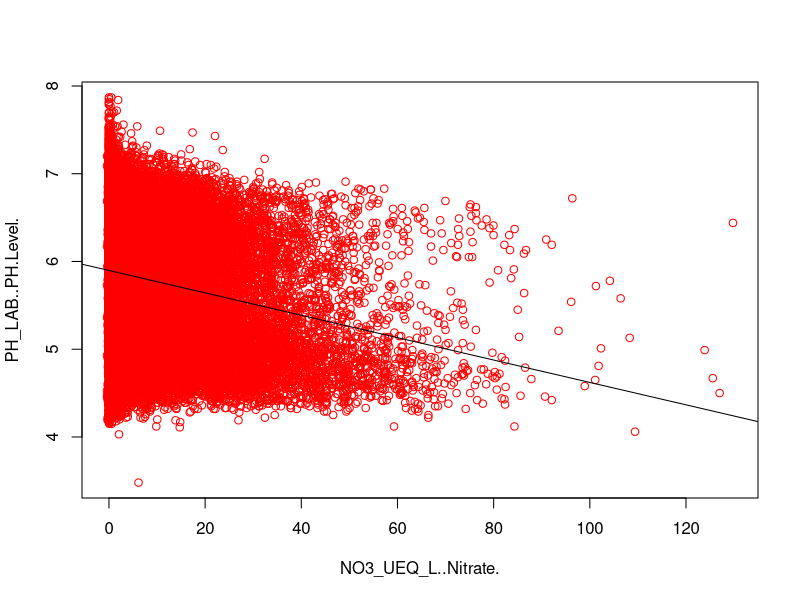
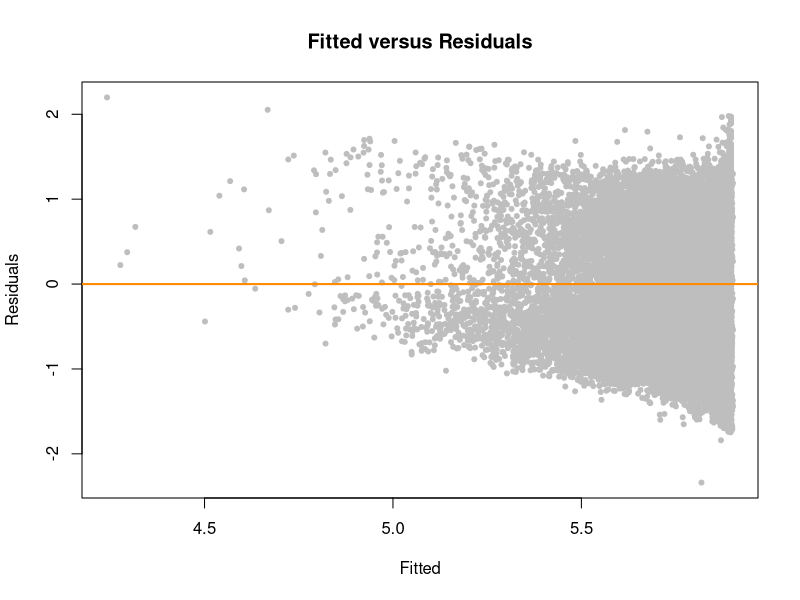
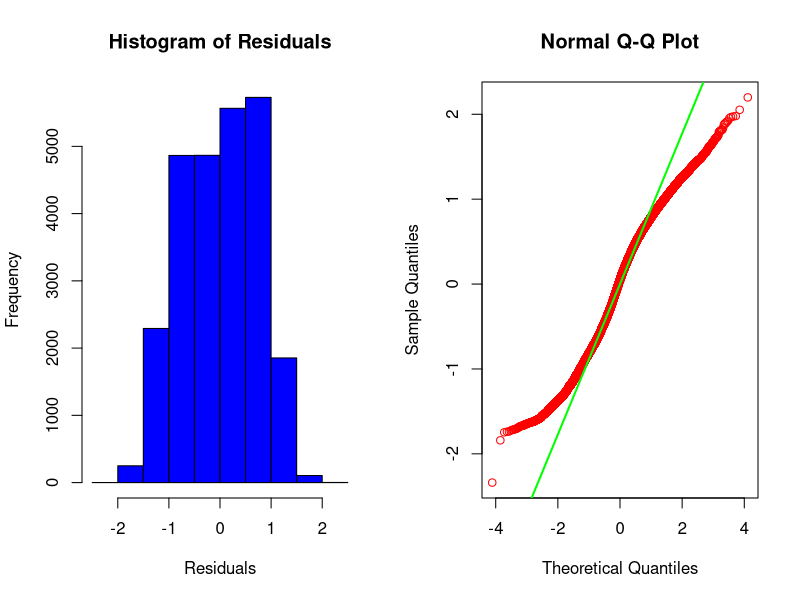

The R script that drew these images, in order:
## ---- chunk 1
knitr::opts_chunk$set(echo = TRUE)
## ---- chunk 2
acid_data = read.csv("lake_data_cleaned.csv")
data.frame(acid_data)
## ---- chunk 3

acid_no3 = lm(PH_LAB..PH.Level. ~ NO3_UEQ_L..Nitrate., data=acid_data)
plot(PH_LAB..PH.Level. ~ NO3_UEQ_L..Nitrate., col="red", data=acid_data)
abline(acid_no3)

## ---- chunk 4
plot(fitted(acid_no3), resid(acid_no3), col = "grey", pch = 20,
     xlab = "Fitted", ylab = "Residuals", main = "Fitted versus Residuals")
abline(h = 0, col = "darkorange", lwd = 2)
## ---- chunk 5
library(lmtest)
bptest(acid_no3)
## ---- chunk 6
par(mfrow=c(1,2))
hist(resid(acid_no3), xlab= "Residuals", main= "Histogram of Residuals", col= "blue")
qqnorm(resid(acid_no3), main = "Normal Q-Q Plot", col = "red")
qqline(resid(acid_no3), col = "green", lwd = 2)
